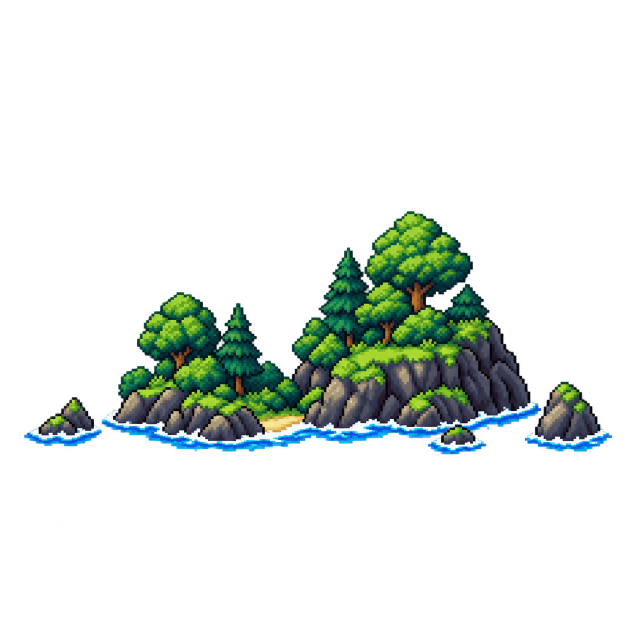
#> input picture tools/sources/coastal_landmarks_v2/01-rocky-island.imagegen.png, 1254 x 1254 px (shown at 1/2 size)
$ python build_coastal_landmarks_v2.py
#> lines starting #> are read from the running program, lines starting #| are printed output that depends on the picture; after the words box and inside, x2 and y2 are one past the last pixel; in counts of white or black regions, pixels touching at a corner belong together
#!/usr/bin/env python3
"""Build the compact four-module South Sea landmark atlas.

The retained ImageGen masters live below ``tools/sources`` so a fresh checkout
can reproduce the runtime bitmap without depending on a user's Codex cache.
Every resize is nearest-neighbour, every module owns its palette, and alpha is
binary.  The last painted pixel of all four modules is row 88.
"""

from __future__ import annotations

import argparse
import hashlib
import math
from pathlib import Path

from PIL import Image


ROOT = Path(__file__).resolve().parents[1]
SOURCE_DIR = ROOT / "tools" / "sources" / "coastal_landmarks_v2"
DEFAULT_OUTPUT = (
    ROOT / "assets" / "scenery" / "coastal_landmarks_v2.compact.png"
)
MODULE_WIDTH = 128
ATLAS_HEIGHT = 128
PAINTED_BASELINE = 88
MODULE_COLORS = 48
ALPHA_THRESHOLD = 128

SOURCES = (
    (
        "01-rocky-island.imagegen.png",
        "dbed1fda229fba5b79cc13321b7aea73e61aab31e3cc6b8a0e2f31f4acd5dd2b",
    ),
    (
        "02-lighthouse.imagegen.png",
        "333aa4d226cde7dd2243b7d7d5b4ab832b31d0aa1ab2ad3cded774c75a7ba5ca",
    ),
    (
        "03-archipelago.imagegen.png",
        "5e25cc63becddcfe741f9d7689032727f061ecf57fa11f095535a4f85ccf804e",
    ),
    (
        "04-cinnabar.imagegen.png",
        "9b5fe7fd3f2dfd15449da055619cb6277fc76fc7cbf8979c6551dc8fbdbeed38",
    ),
)


def sha256(path: Path) -> str:
    return hashlib.sha256(path.read_bytes()).hexdigest()


def binary_alpha(alpha: Image.Image) -> Image.Image:
    return alpha.point(lambda value: 255 if value >= ALPHA_THRESHOLD else 0)


def compact_module(path: Path) -> Image.Image:
    with Image.open(path) as source:
#> source is the input picture: PIL image 1254x1254 RGBA; mean R, G, B, A 10.7, 18.3, 15.1, 40.6
        if source.size != (1254, 1254) or source.mode != "RGBA":
            raise ValueError(
                f"{path}: expected exact 1254x1254 RGBA ImageGen master, "
                f"got {source.size} {source.mode}"
            )
        rgba = source.copy()

    mask = binary_alpha(rgba.getchannel("A"))
#> in binary_alpha, `return alpha.point(lambda value: 255 if value >= ALPHA_THRESHOLD else 0)`:
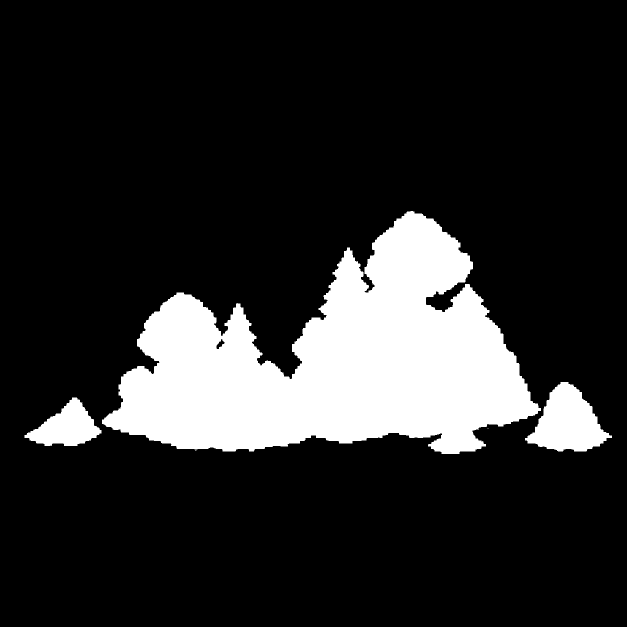
#> returned value: PIL image 1254x1254 L (shown at 1/2 size); 16.1% white; 5 white regions (2 under 20 px), largest, box (x1, y1, x2, y2) and area: (204, 422, 1082, 908) 231432, (1050, 764, 1224, 903) 13788, (49, 795, 203, 892) 8003
    bounds = mask.getbbox()
#> bounds = (49, 422, 1224, 908)
    if bounds is None:
        raise ValueError(f"{path}: source alpha is empty")
    crop = rgba.crop(bounds)
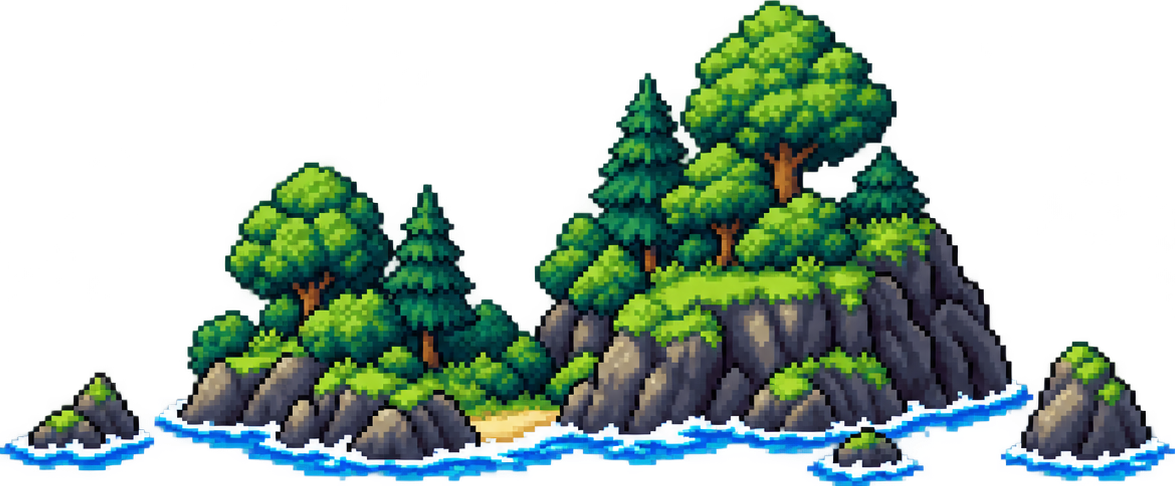
#> crop: PIL image 1175x486 RGBA; mean R, G, B, A 29.3, 50.4, 41.1, 111.9; transparent parts drawn white
    crop_mask = mask.crop(bounds)
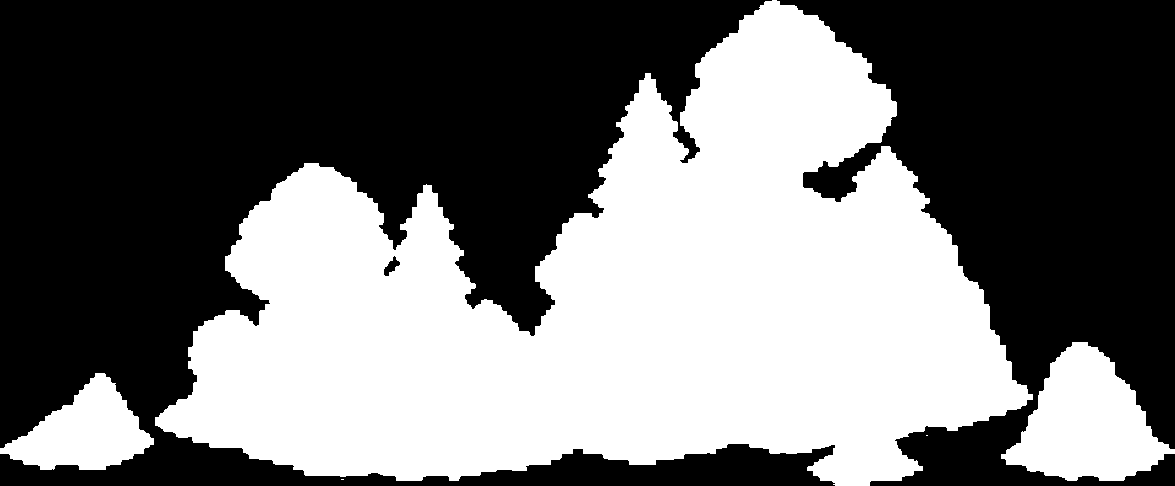
#> crop_mask: PIL image 1175x486 L; 44.3% white; 5 white regions (2 under 20 px), largest, box (x1, y1, x2, y2) and area: (155, 0, 1033, 486) 231432, (1001, 342, 1175, 481) 13788, (0, 373, 154, 470) 8003

    source_w, source_h = crop.size
#> source_w = 1175; source_h = 486
    available_h = PAINTED_BASELINE + 1
    scale = min(MODULE_WIDTH / source_w, available_h / source_h)
#> scale = 0.109
    width = max(1, min(MODULE_WIDTH, math.floor(source_w * scale + 0.5)))
#> width = 128
    height = max(1, min(available_h, math.floor(source_h * scale + 0.5)))
#> height = 53

    rgb = crop.convert("RGB").resize(
        (width, height), resample=Image.Resampling.NEAREST
    )
    reduced = rgb.quantize(
        colors=MODULE_COLORS,
        method=Image.Quantize.MEDIANCUT,
        dither=Image.Dither.NONE,
    ).convert("RGB")
    reduced_alpha = crop_mask.resize(
        (width, height), resample=Image.Resampling.NEAREST
    )
#> reduced_alpha: PIL image 128x53 L; 44.3% white; 2 white regions, box (x1, y1, x2, y2) and area: (17, 0, 128, 53) 2908, (0, 41, 17, 51) 94
    reduced_alpha = binary_alpha(reduced_alpha)
    module_art = reduced.convert("RGBA")
    module_art.putalpha(reduced_alpha)

    module = Image.new("RGBA", (MODULE_WIDTH, ATLAS_HEIGHT), (0, 0, 0, 0))
#> module: PIL image 128x128 RGBA; every value is 0
    x = (MODULE_WIDTH - width) // 2
#> x = 0
    y = PAINTED_BASELINE - height + 1
#> y = 36
    module.paste(module_art, (x, y))
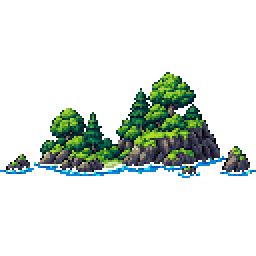
#> module: PIL image 128x128 RGBA (shown 2 times larger); mean R, G, B, A 12.2, 21.1, 16.8, 46.7; transparent parts drawn white
    return module


def build() -> Image.Image:
    modules: list[Image.Image] = []
    for filename, expected_hash in SOURCES:
        path = SOURCE_DIR / filename
        if not path.is_file():
            raise FileNotFoundError(f"missing retained source: {path}")
        actual_hash = sha256(path)
        if actual_hash != expected_hash:
            raise ValueError(
                f"{path}: source SHA-256 drifted: {actual_hash}"
            )
        modules.append(compact_module(path))
#> pass 2 of the loop in build, `for filename, expected_hash in SOURCES:`:
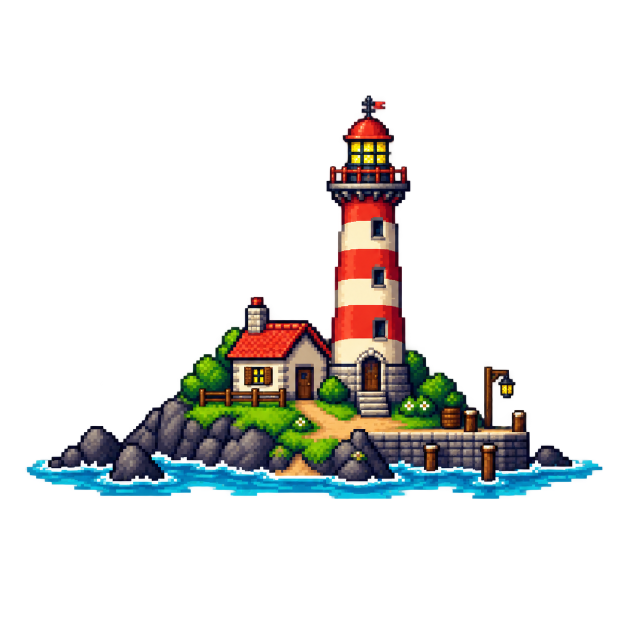
#> input picture tools/sources/coastal_landmarks_v2/02-lighthouse.imagegen.png, 1254 x 1254 px (shown at 1/2 size)
#> in compact_module, source is the input picture: PIL image 1254x1254 RGBA; mean R, G, B, A 18.9, 19.9, 18, 47
#> in binary_alpha (call 3), `return alpha.point(lambda value: 255 if value >= ALPHA_THRESHOLD else 0)`:
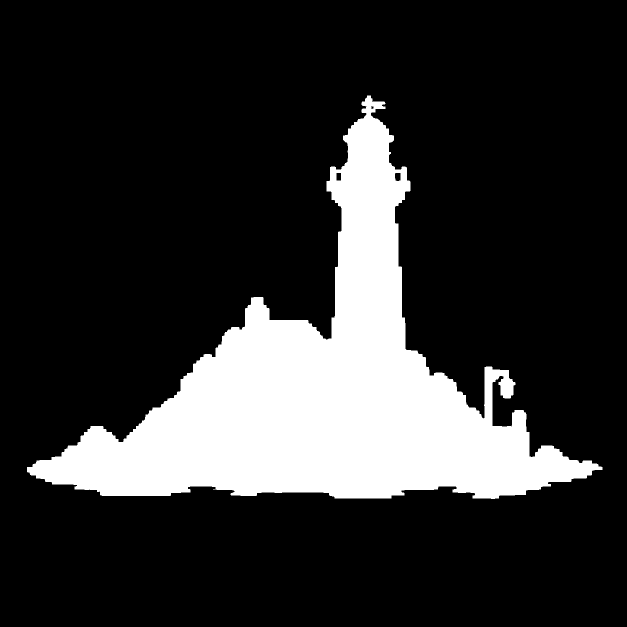
#> returned value: PIL image 1254x1254 L (shown at 1/2 size); 18.6% white; 1 white region, box (x1, y1, x2, y2) and area: (54, 191, 1205, 998) 292838
#> in compact_module (call 2), `bounds = mask.getbbox()`: bounds = (54, 191, 1205, 998)
#> crop: PIL image 1151x807 RGBA
#> crop_mask: PIL image 1151x807 L; 31.5% white; 1 white region, box (x1, y1, x2, y2) and area: (0, 0, 1151, 807) 292838
#> rgb: PIL image 127x89 RGB
#> reduced: PIL image 127x89 RGB
#> reduced_alpha: PIL image 127x89 L; 31.5% white; 1 white region, box (x1, y1, x2, y2) and area: (0, 0, 127, 89) 3562
#> in compact_module (call 2), `module.paste(module_art, (x, y))`:
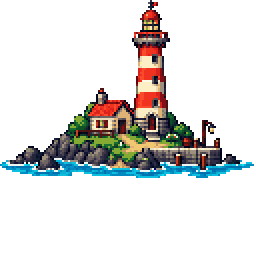
#> module: PIL image 128x128 RGBA (shown 2 times larger); mean R, G, B, A 22.4, 23.2, 22, 55.4; transparent parts drawn white
#> pass 3 of the loop in build, `for filename, expected_hash in SOURCES:`:
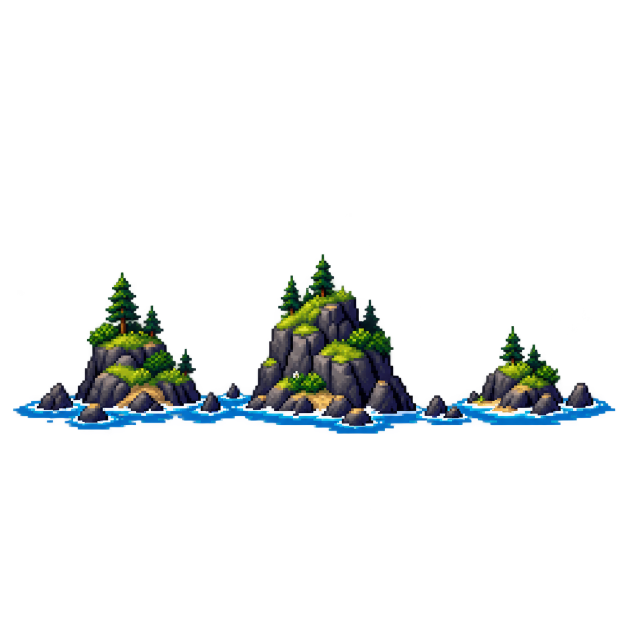
#> input picture tools/sources/coastal_landmarks_v2/03-archipelago.imagegen.png, 1254 x 1254 px (shown at 1/2 size)
#> in compact_module, source is the input picture: PIL image 1254x1254 RGBA; mean R, G, B, A 6.5, 9.8, 10.1, 25.3
#> in binary_alpha (call 5), `return alpha.point(lambda value: 255 if value >= ALPHA_THRESHOLD else 0)`:
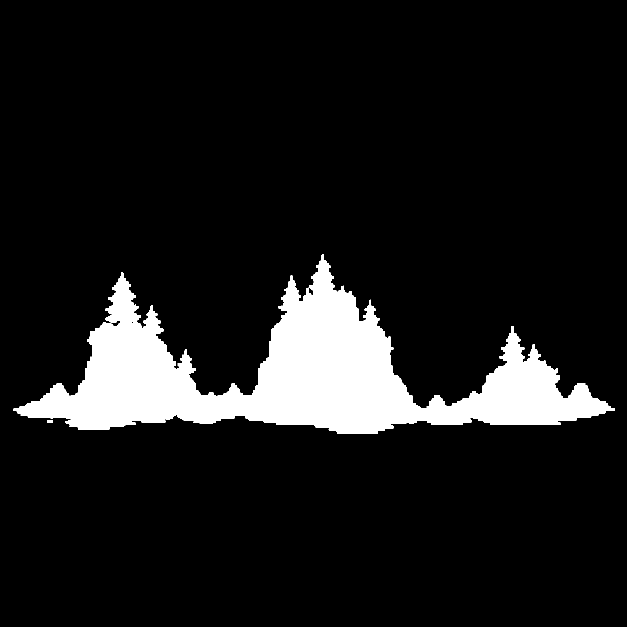
#> returned value: PIL image 1254x1254 L (shown at 1/2 size); 10% white; 3 white regions (1 under 20 px), largest, box (x1, y1, x2, y2) and area: (27, 509, 1230, 867) 157668, (94, 841, 106, 845) 48
#> in compact_module (call 3), `bounds = mask.getbbox()`: bounds = (27, 509, 1230, 867)
#> crop: PIL image 1203x358 RGBA
#> crop_mask: PIL image 1203x358 L; 36.6% white; 3 white regions (1 under 20 px), largest, box (x1, y1, x2, y2) and area: (0, 0, 1203, 358) 157668, (67, 332, 79, 336) 48
#> rgb: PIL image 128x38 RGB
#> reduced: PIL image 128x38 RGB
#> reduced_alpha: PIL image 128x38 L; 36.6% white; 1 white region, box (x1, y1, x2, y2) and area: (1, 1, 127, 38) 1780
#> in compact_module (call 3), `module.paste(module_art, (x, y))`:
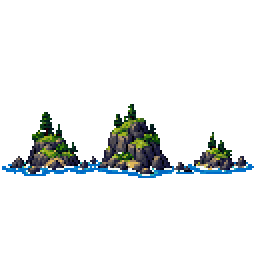
#> module: PIL image 128x128 RGBA (shown 2 times larger); mean R, G, B, A 6.9, 10.2, 11.1, 27.7; transparent parts drawn white
#> the loop made 4 passes; the first 3 are shown

    atlas = Image.new(
        "RGBA", (MODULE_WIDTH * len(modules), ATLAS_HEIGHT), (0, 0, 0, 0)
    )
#> atlas: PIL image 512x128 RGBA; every value is 0
    for index, module in enumerate(modules):
        atlas.paste(module, (index * MODULE_WIDTH, 0))
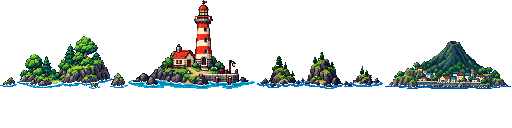
#> atlas: PIL image 512x128 RGBA; mean R, G, B, A 13.3, 18.2, 16.9, 44.6; transparent parts drawn white
    return atlas


def save(image: Image.Image, output: Path) -> None:
    output.parent.mkdir(parents=True, exist_ok=True)
    image.save(output, format="PNG", optimize=False, compress_level=9)


def verify_contract(image: Image.Image) -> None:
    if image.size != (512, 128) or image.mode != "RGBA":
        raise ValueError("generated atlas is not 512x128 RGBA")
    for index in range(4):
        module = image.crop(
            (index * MODULE_WIDTH, 0, (index + 1) * MODULE_WIDTH, ATLAS_HEIGHT)
        )
        alpha = module.getchannel("A")
        if set(alpha.getdata()) - {0, 255}:
            raise ValueError(f"module {index}: alpha is not binary")
        bounds = alpha.getbbox()
        if bounds is None or bounds[3] - 1 != PAINTED_BASELINE:
            raise ValueError(f"module {index}: painted baseline drifted")
        visible = {
            pixel[:3]
            for pixel in module.getdata()
            if pixel[3] == 255
        }
        if len(visible) > MODULE_COLORS:
            raise ValueError(
                f"module {index}: {len(visible)} colors exceed {MODULE_COLORS}"
            )
#> this loop made 4 passes
#> bounds on passes 1 to 4: (0, 36, 128, 89), (0, 0, 127, 89), (1, 52, 127, 89), (1, 41, 127, 89)
#> pass 1, in verify_contract, `alpha = module.getchannel("A")`:
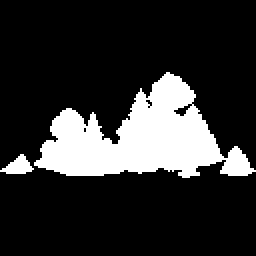
#> alpha: PIL image 128x128 L (shown 2 times larger); 18.3% white; 2 white regions, box (x1, y1, x2, y2) and area: (17, 36, 128, 89) 2908, (0, 77, 17, 87) 94
#> pass 3, in verify_contract, `alpha = module.getchannel("A")`:
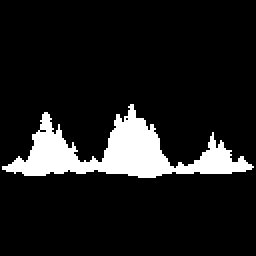
#> alpha: PIL image 128x128 L (shown 2 times larger); 10.9% white; 1 white region, box (x1, y1, x2, y2) and area: (1, 52, 127, 89) 1780


def main() -> int:
    parser = argparse.ArgumentParser()
    parser.add_argument("-o", "--output", type=Path, default=DEFAULT_OUTPUT)
    parser.add_argument(
        "--check",
        action="store_true",
        help="verify that OUTPUT is pixel-identical instead of rewriting it",
    )
    args = parser.parse_args()

    generated = build()
    verify_contract(generated)
    output = args.output.resolve()
    if args.check:
        if not output.is_file():
            raise SystemExit(f"missing generated atlas: {output}")
        with Image.open(output) as existing_source:
            existing = existing_source.convert("RGBA")
        if existing.size != generated.size or existing.tobytes() != generated.tobytes():
            raise SystemExit(f"generated atlas drifted: {output}")
    else:
        save(generated, output)

    # Hash the exact shipped bytes.  In check mode the existing reviewed file
    # is authoritative; otherwise it is the file just written above.
    print(f"{sha256(output)}  {output}")
    return 0


if __name__ == "__main__":
    raise SystemExit(main())
#> (the program exits here)
